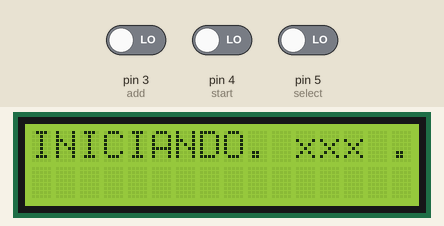
A sketch run on a simulated Arduino Uno, built with avr-gcc and run on an emulated ATmega328P. Parts: 16×2 character LCD. The inputs (shaded band) are chosen by the test bench; at power-on: pin 3 (add) LOW, pin 4 (start) LOW, pin 5 (select) LOW. What the sketch prints to the serial monitor is not drawn.

Above: at 0.11 s.
1.3 s: pin 3 (add) driven HIGH
At 1.7 s:
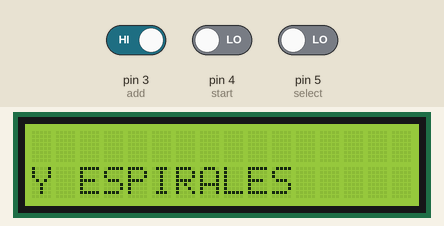
2.8 s: pin 3 (add) driven LOW and pin 4 (start) driven HIGH
At 3.6 s:
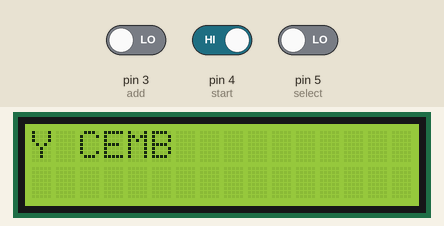
4.3 s: pin 4 (start) driven LOW and pin 5 (select) driven HIGH
At 5.3 s:
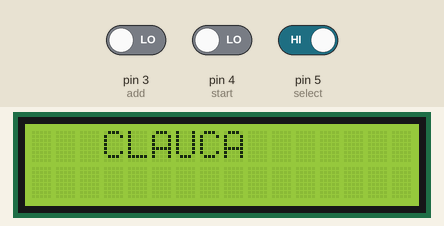
5.8 s: pin 4 (start) driven HIGH
At 6.9 s:
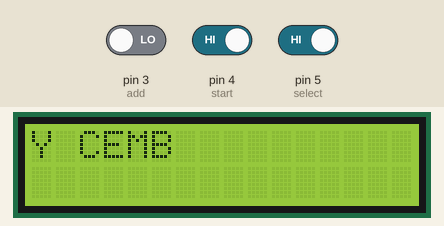
7.3 s: pin 4 (start) driven LOW
At 8.6 s:
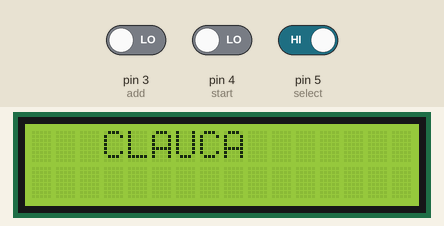
Timing chart, 0 to 9.8 s (numbered marks = the images above; inputs shaded):
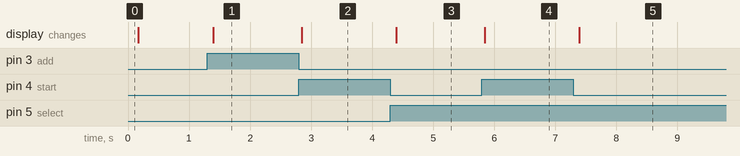

Measured:
- after the input at 1.3 s, the display: changes after 0.10 s (image 1)
- after the input at 2.8 s, the display: changes after 0.05 s (image 2)
- after the input at 4.3 s, the display: changes after 0.10 s (image 3)
- after the input at 5.8 s, the display: changes at once (image 4)
- after the input at 7.3 s, the display: changes after 0.09 s (image 5)

The sketch:

lcdmenu_05.ino
```cpp
//#include <SoftwareSerial.h>

//SoftwareSerial mySerial(2, 3); // RX, TX

// include the library code:
#include <LiquidCrystal.h>

// initialize the library with the numbers of the interface pins
LiquidCrystal lcd(11, NULL, 12, 7, 8, 9, 10);

char A;

int add = 3;
int start = 4;
int select = 5;

int op = 0;

void setup() {
  // set up the LCD's number of columns and rows:
  lcd.begin(16, 2);
  // Print a message to the LCD.
  Serial.begin(9600);
  lcd.print("INICIANDO. xxx ..");

  //nuevo
  // set the data rate for the SoftwareSerial port to Raspberry Pi
//  mySerial.begin(9600);


}


void loop() {
    // Comprobamos que llegan datos al puerto serie
 // if (Serial.available()) {
    // Esperamos un poco para que llege todo el mensaje
    delay(100);
    // Limpiamos la pantalla
    lcd.clear();

  int bt1 = digitalRead(add);
  int bt2 = digitalRead(start);
  int bt3 = digitalRead(select);

  if(bt1 == 1){ op = 1; }
  else if (bt2 == 1) { op = 2; }
  else if (bt3 == 1) { op = 3; }

    // Leemos los datos hasta aciar el buffer
    while (op > 0) {
      //A = Serial.read();
      Serial.println(op);
      // escrimos en el LCD
//      lcd.print(op);

      if(op == 1) {
    lcd.setCursor(0,1);            //move the cursor to the 2nd line
    lcd.print("Y ESPIRALES");          //print...
      }

      if(op == 2) {
    lcd.setCursor(0,0);            //move the cursor to the 2nd line
    lcd.print("Y CEMB");          //print...
      }

      if(op == 3) {
    lcd.setCursor(3,0);            //move the cursor to the 2nd line
    lcd.print("CLAUCA");          //print...
      }

      break;


    }
  //}
}
```
